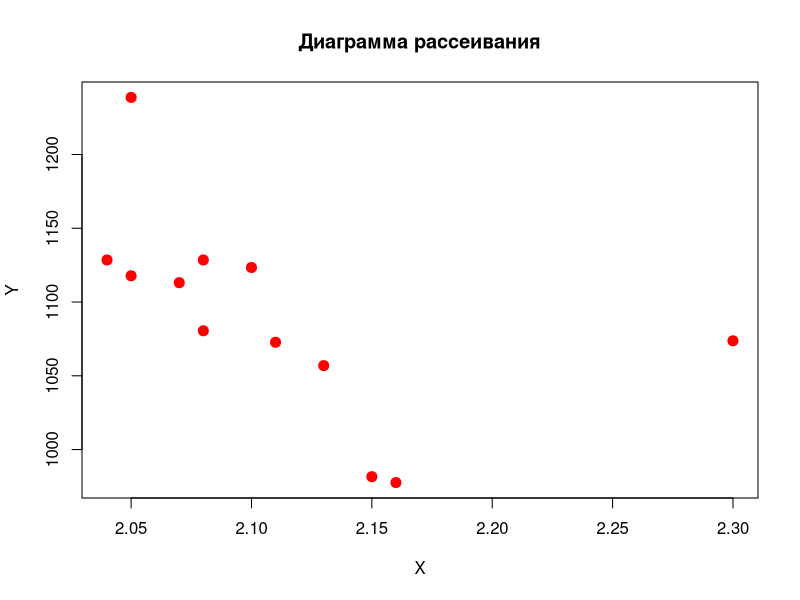
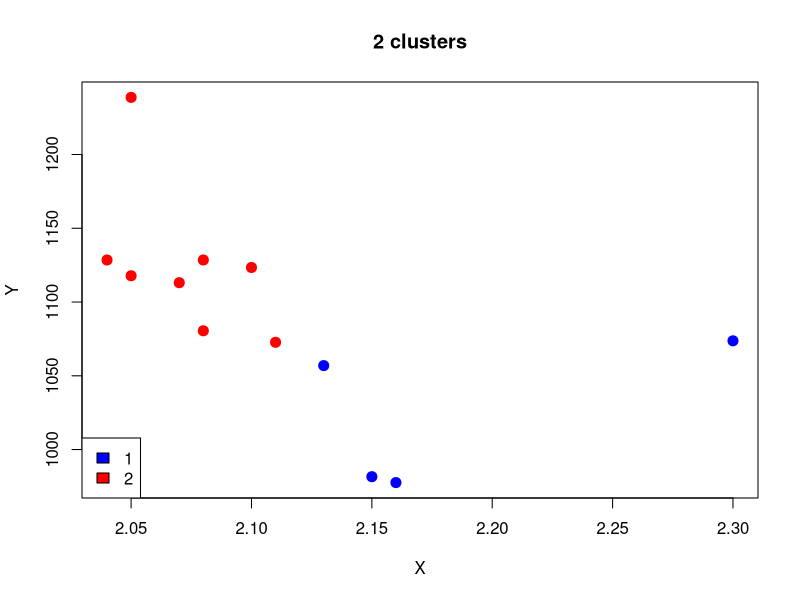
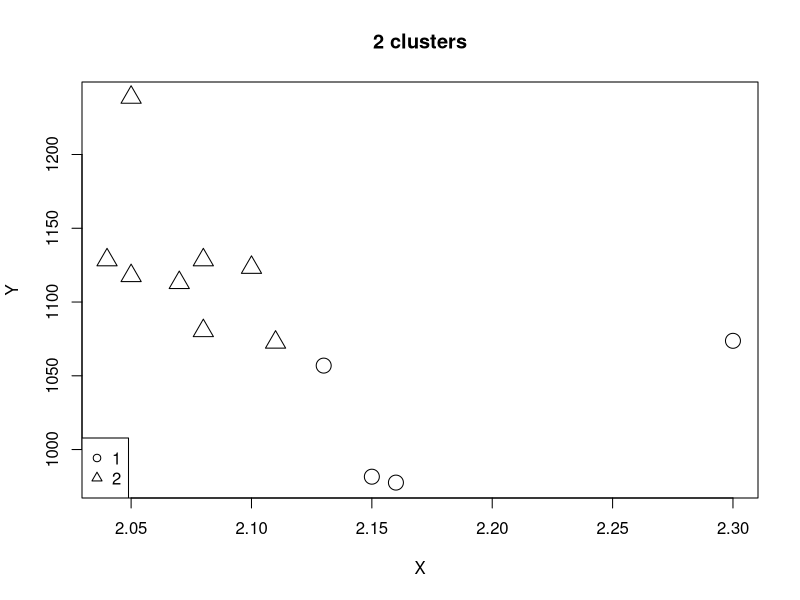
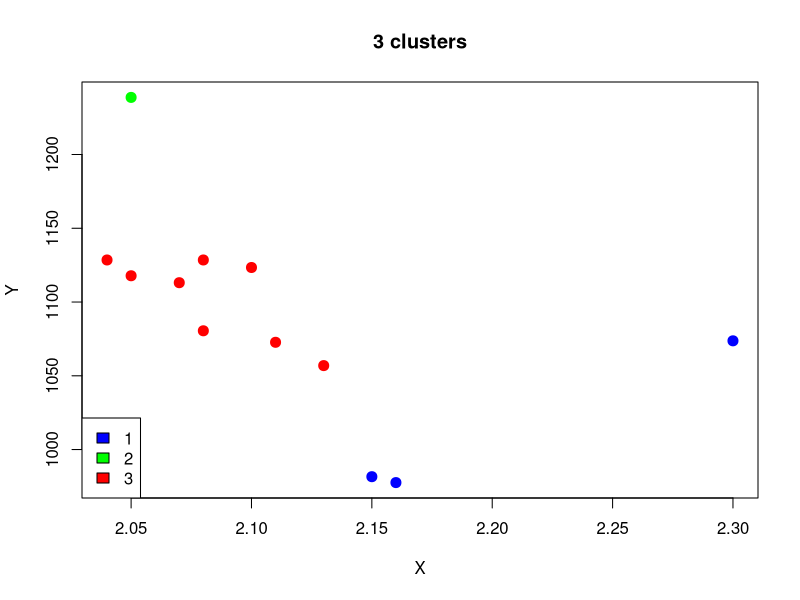
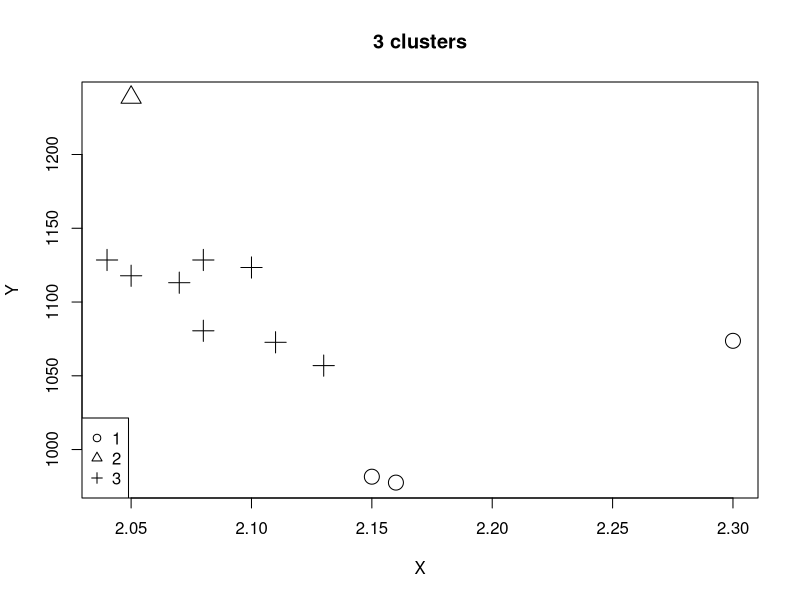

Generate these figures, in order, with R:
d = read.table(file = "text.txt",dec=',')

plot(d, type = "p", 
     main = "Диаграмма рассеивания", 
     xlab = "X", ylab = "Y",
     col = "red", pch = 20, cex = 2)


cl = kmeans(scale(d), 2)
table(cl$cluster)


cl$centers


sapply(1:2, function(i) cl$centers[,i] * sd(d[,i]) + mean(d[,i]))

plot(d, col = c("blue", "red")[cl$cluster], pch = 20, cex = 2, xlab = "X", ylab = "Y", main = "2 clusters")
legend("bottomleft", legend = c("1", "2"), fill = c("blue", "red"))

plot(d, pch = (1:2)[cl$cluster], cex = 2, xlab = "X", ylab = "Y", main = "2 clusters")
legend("bottomleft", legend = c("1", "2"),pch = 1:2)


#Число кластеров = 3
cl = kmeans(scale(d), 3)
#Число наблюдений
table(cl$cluster)

cl$centers

sapply(1:2, function(i) cl$centers[,i] * sd(d[,i]) + mean(d[,i]))

plot(d, col = c("blue", "green", "red")[cl$cluster], pch = 20, cex = 2, xlab = "X", ylab = "Y", main = "3 clusters")
legend("bottomleft", legend = c("1", "2", "3"), fill = c("blue", "green", "red"))

plot(d, pch = (1:3)[cl$cluster], cex = 2, xlab = "X", ylab = "Y", main = "3 clusters")
legend("bottomleft", legend = c("1", "2", "3"),pch = 1:3)

